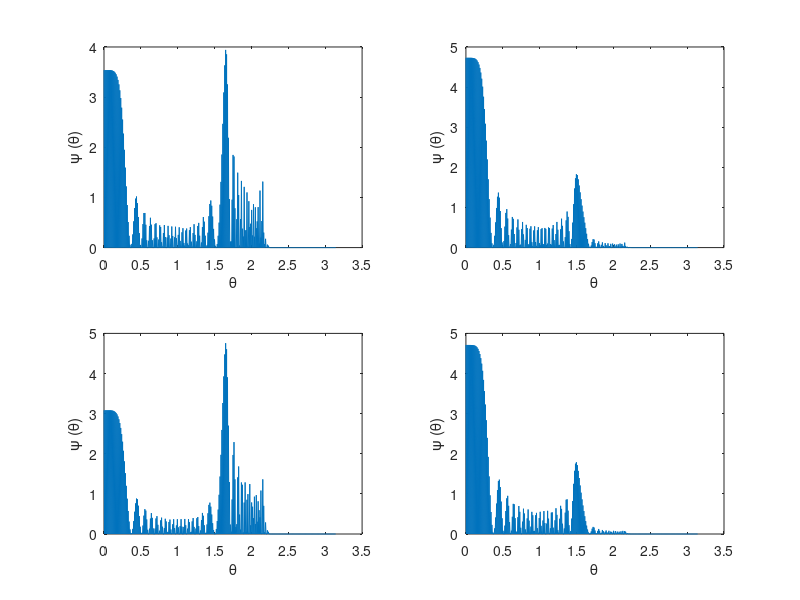

MATLAB code to generate this figure: (Note: this script raises an error after producing the figure.)
%% Phase 3 - Final steps with Schrodinger Equation, and then moving on to Kohn Sham Equations

%% Particle in a spherical box and central potential
% Before moving on to other methods for solving the Schrodinger Equation we
% decided to try a similar method as for particle in a box but using
% spherical coordinates.  Doing this we could attempt to get reasonable
% eigenfunctions for the radial and angular components.  The idea was that
% once this was working it should be straightforward to introduce a
% central potential and get the spherical harmonics.  A major issue we had
% when solving these eigenstates is that the MATLAB eig() function places
% the calculated eigenfunctions in seemingly random order.  This means that
% for this example we had to search through all 200 eigenfunctions to be
% able to identify candidates for the ground state and excited states.
%
% Below is the code to find the radial functions for the particle in a hard
% sphere and followed by that for a particle in a hard sphere witha
% central potential.  
 
N = 200; R = 1; r = linspace(0,R,N); dr = r(3)-r(2);
Dr = (1/(2*dr))*(diag(ones((N-1),1),1) - diag(ones((N-1),1),-1));
 
Vr = zeros(N,N);
Vr(N,N) = 100000;
% potential defined by zero everywhere except at the limit of the sphere
% where it is large.
 
r(1) = 0.000001;   % to avoid dividing by zero in the laplacian
lapr = diag(1./r.^2)*Dr*(diag(r.^2)*Dr);
H = ones(N,N,3); H(:,:,1) = (-1/2)*lapr + Vr;
[Efns_r, ~] = eig(H(:,:,1));
 
Efns_r_GS = Efns_r(1:2:end,95);
Efns_r_GS = Efns_r_GS./sqrt(trapz(r(1:2:end), 2*pi* diag(r(1:2:end))*...
    Efns_r_GS .* conj(Efns_r_GS)));
% possible ground state given by the 95th eigenfunction, with
% normalisation. 
 
Efns_r_1st = Efns_r(1:2:end,97);
Efns_r_1st = Efns_r_1st./sqrt(trapz(r(1:2:end), 2*pi* diag(r(1:2:end))*...
    Efns_r_1st .* conj(Efns_r_1st)));
% possible 1st excited state given by the 97th eigenfunction, with
% normalisation. 
 
Efns_r_2nd = Efns_r(1:2:end,116);
Efns_r_2nd = Efns_r_2nd./sqrt(trapz(r(1:2:end), 2*pi* diag(r(1:2:end))*...
    Efns_r_2nd .* conj(Efns_r_2nd)));
% possible 2nd excited state given by the 116th eigenfunction, with
% normalisation. 
 
hold on 
plot(r(1:2:end), Efns_r_GS)
plot(r(1:2:end), Efns_r_1st)
plot(r(1:2:end), Efns_r_2nd)
title('Particle in a sphere - radial eigenfunctions')
legend('Possible 1st excited state', 'Possible 2nd excited state', 'Possible 3rd excited state','location','southeast')
xlabel('r')
ylabel('\psi (r)')
grid on
hold off
 
%%
% Obtaining the angular wavefunctions:
N = 500; R = 1;
r = linspace(0,R,N); t = linspace(0,pi,N); a = linspace(0,2*pi,N);
dr = r(3)-r(2); dt = t(3)-t(2); da = a(3)-a(2);
Dt = (1/(2*dt))*(diag(ones((N-1),1),1) - diag(ones((N-1),1),-1));
 
r(1) = 0.000001; t(1) = 0.000001; a(1) = 0.000001;
lapt = diag(1./r.^2)*diag(1./sin(a).^2)*Dt*Dt;
H = ones(N,N,3);
H(:,:,2) = (-1/2)*lapt;
 
[Efns_t, ~] = eig(H(:,:,2));
Efns_t = Efns_t./sqrt(trapz(t,(Efns_t.*conj(Efns_t))));
 
for i=1:4
    subplot(2,2,i)
    plot(t,Efns_t(:,i+223).*conj(Efns_t(:,i+223)))
    xlabel('\theta')
    ylabel('\psi (\theta)')
end
suptitle('A selection of Angular Eigenfunctions')
 
%%
% As you can see these angular wavefunctions look well behaved.
% These are eigenfunctions 220-224.  An issue arises in that they are not
% symmetric, as one would expect for a periodic wavefunction.  In order to
% impose periodicity one could take this further by defining the values of
% the laplacian at the start and end point to be the same. The azimuthal
% eigenfunctions as of yet have not given us any well-behaved functions.
% Further work could go into obtaining these.  
% Now introducting a central potential,
 
N = 200; R = 10; r = linspace(0,R,N); dr = r(3)-r(2); 
Dr = (1/(2*dr))*(diag(ones((N-1),1),1) - diag(ones((N-1),1),-1));
r(1) = 0.0000000001; 
Vr = diag(-1./r);
% Potential defined here
 
lapr = diag(1./r.^2)*Dr*(diag(r.^2)*Dr);
H = ones(N,N,3);
H(:,:,1) = (-1/2)*lapr + Vr;
 
[Efns_r, E_r] = eig(H(:,:,1));
 
Efns_r_GS = Efns_r(2:2:end,119);
Efns_r_GS = Efns_r_GS./sqrt(trapz(r(1:2:end), 2*pi* diag(r(1:2:end))*...
    Efns_r_GS .* conj(Efns_r_GS)));
% possible ground state given by the 119th eigenfunction, with
% normalisation.  
 
Efns_r_1st = Efns_r(1:2:end,120);
Efns_r_1st = Efns_r_1st./sqrt(trapz(r(1:2:end), 2*pi* diag(r(1:2:end))*...
    Efns_r_1st .* conj(Efns_r_1st)));
% possible 1st state given by the 120th eigenfunction, with
% normalisation.  
 
Efns_r_2nd = Efns_r(2:2:end,133);
Efns_r_2nd = Efns_r_2nd./sqrt(trapz(r(1:2:end), 2*pi* diag(r(1:2:end))*...
    Efns_r_2nd .* conj(Efns_r_2nd)));
% possible 2nd state given by the 133th eigenfunction, with
% normalisation. 
 
Efns_r_3rd = Efns_r(2:2:end,134);
Efns_r_3rd = Efns_r_2nd./sqrt(trapz(r(1:2:end), 2*pi* diag(r(1:2:end))*...
    Efns_r_3rd .* conj(Efns_r_3rd)));
% possible 3rd state given by the 134th eigenfunction, with
% normalisation. 
 
figure
hold on
plot(r(1:2:end),Efns_r_GS)
plot(r(1:2:end),Efns_r_1st)
plot(r(2:2:end),Efns_r_2nd)
plot(r(2:2:end),Efns_r_3rd)
grid on 
title('Particle with a central potential - radial eigenfunctions')
legend('possible ground state','possible 1st state', 'possible 2nd state', 'possible 3rd state')
xlabel('r')
ylabel('\psi (x)')
hold off
 
%%
% It is important to note that due to the odd behaviour of the eig()
% function in that it gives vectors containing both the positive and
% negative eigenfunctions aswell as lots of zero values and also that the
% well-behaved eigenfunctions are hidden among them all, makes it difficult
% to write user-defined functions to do these calculations.  For example
% sometimes one has to extract every fourth element from the eigenfunction,
% or every 4th.  
 
%% Two interacting electrons in a 1D infinite square well - an attempt at DFT
% We then decided to attempt a simple application of Density functional
% theory - finding the eigenfunctions of two interacting electrons in an
% infinite square well. The first step in a DFT problem is to solve the
% single electron Schrodinger equation for each electron, assuming that
% they do not interact at all. This part of the code is simply solving the
% 1D infite potential well Schrodinger equation:
  
% Set parameters, constants + 'infinite' potential well of length L.
clc
clear
N = 200; L = 5;                                      
x = linspace(0,L,N)'; dx = x(2)-x(1);
  
% Effectively infinite potential well:
V = zeros(N); V(1) = 100000; V(N) = 100000; 
   
% Define Laplacian and Hamiltonian
Lap = (1/(dx^2))*(-2*diag(ones(N,1),0) + diag(ones((N-1),1),1) + diag(ones((N-1),1),-1));
H = (-1/2)*Lap + diag(V);
   
%Solve one-electron Schrodinger equation:
[psi_1, E1] = eigs(H);

%Removing the first, trivial eigenfunction extracting every other value,
%so that the functions are single-valued:

psi_1 = psi_1(:,2:size(psi_1,2));
psi_1 = psi_1(1:2:end, :);
  
% Re-sizing x, dx, Lap and potential:
x = x(1:2:end); dx = x(2)-x(1);
Lap = (1/(dx^2))*(-2*diag(ones(length(x),1),0) + diag(ones((length(x)-1),1),1) + diag(ones((length(x)-1),1),-1));
V = zeros(length(x)); V(1) = 1000000 ; V(length(x)) = 1000000;

  
%% Iteratively Solving the Kohn-Sham Equations for two Electrons in an Infinite Square Well
% Up to this point, all we have done is standard quantum mechanics, with no
% DFT aspects. However, if we wish to introduce a second particle, which
% interacts with the first, this results in a problem which cannot be
% solved by analytic quantum mechanics. The previous section gave us a 
% single electron wavefunction which can be used as a starting point for
% multiple-electron DFT.
  
%%
% Density funtional theory deals with this problem by considering single
% electron wavefunctions and how they are affected by one another. The
% steps for solving a problem using DFT are as follows:
%
% # Find a trial electron density (from single-electron wavefunctions).
% # Find the total energy for that density.
% # Solve the Kohn-Sham equation to find new single electron wavefunctions
% # Use these wavefunctions to find a a new electron density.
% # Repeat steps 2-4 until the total energy stops decreasing. The energy
% will keep decreasing with every iteration, but it will tend towards the
% 'true' energy, so the process only needs to be repeated until the energy
% stops changing up to a desired accuracy.
%
% Finding the total energy requires the following components:
%
% * The kinetic energy of the electrons. Found by taking the expectation
% value of the kinetic energy operator.
% * The Hartree energy. This is the electron-electron Coulomb interaction.
% It is found by double integrating the product of both densities.
% * The exchange-correlation energy. In this example, we use the local
% density approximation (LDA) for the exchange energy. The LDA uses an
% electron gas model find analytic expressions for this term. In this
% example, we ignore the correlation energy as there is no analytic
% expression for it - it must be approximated using quantum Monte-Carlo 
% methods It is not the biggest contribution to energy, so we hope it will 
% not affect our results too much.
% * The interaction energy between the electrons and the external
% potential. In our case, this is zero inside the well.
%%
% The Kohn-Sham equations requires the kinetic energy operator, the
% exchange correlation potential (found from the LDA), the Coulomb potential
% due to the change density distribution and the external potential (which
% in this case is zero inside the well).
%%
% In this example we will just consider the ground state:
  
% Extracting the ground state:
PSI = psi_1(:, 1);

% Normalising:
psiarea = sum((PSI.^2*dx));
PSI = (psiarea^(-1/2))*PSI; 
  
% LOOP THIS PART UNTIL ENERGY DOES NOT CHANGE (requires about 10 iterations)

for i = 1:10
    % Defining electron charge and density function, since we are working
    % in atomic units, the charge of the electron is taken to be 1.
    den = 2*PSI.^2 ; 
    
    % Plotting the electron density
    subplot(2,5,i)
    plot(x, den)
    set(gca,'fontsize',7)
      
    % Using the LDA to get the exchange potential functional (ignoring the
    % correlation functional):
    V_ex = -(3/pi)^(1/3)*sum((den.^(1/3))*dx);
   
    % Kinetic energy (expectation value of KE operator (x2))
    T = 2*PSI'*(-1/2)*Lap*PSI*dx ; 
   
    % Hartree energy
    % Creating a matrix (roughly equivalent to hartree potential) to sum the 
    % elements of in order to perform the required double integration:
   
    Vh = zeros(length(x));
    for x_1 = 1:length(den) % 
        for x_2 = 1:length(den)
            if x_2 ~= x_1 % avoiding infinite hartree energies
                Vh(x_1, x_2) = den(x_1)*den(x_2)/(abs((x(x_1) - x(x_2))));
            end
        end
    end
   
    Eh = -(1/2)*sum(sum(Vh*dx^2)); % Hartree Energy
   
    % Exchange energy (just integral of exchange potential):
    E_ex = -(3/4)*(3/pi)^(1/3)*sum(den.^(4/3).*dx);
  
    % Finding the total energy and adding to graph title:
    Etot = Eh + T + E_ex;
    title({['Iteration ', num2str(i),] ,['Energy = ', num2str(round(Etot, 1)), 'eV']}, 'Fontsize', 7)
      
    % Create Coulomb potential function:
    Vc = zeros(length(x));
    for x_1 = 1:length(x)
        for x_2 = 1:length(x)
            if x_1 ~= x_2
                Vc(x_1, x_2) = den(x_2)/(abs((x(x_1) - x(x_2))));
            end
        end
    end
   
    % Integrate Vc over x_2:
    Vc2 = sum(Vc*dx,2);
   
    % Finding the eigenfunctions from the Kohn-Sham equations:
    [PSI, E] = eig((-1/2)*Lap + diag(Vc2) + V_ex*eye(length(x)) );
  
    % Extracting the ground state only:
    PSI = PSI(:,1);
    
    % Normalising:
    psiarea = sum((PSI.^2*dx));
    PSI = (psiarea^(-1/2))*PSI; 
end
suptitle('')
  
%%
% Here, the y-axis represents electron density in all graphs.
% This method produces an energy which reaches a steady value after several
% iterations, as expected. However, it does not always decrease with each
% iteration, as should happen - the energy fluctuates up and down 
% occasionally before settling on a final energy. 
% Also, the electron density curve does not reach an unchanging
% distribution. It converges to a curve, but then alternates between having
% a maximum on the left side and the right side of the box, depending on
% the iteration.
% This is not an ideal 
% outcome and this result has probably arisen due to the fact that we only
% used one pseudo-wavefunction to describe both electrons, rather than two
% separate single electron wavefunctions. However, we are happy that the
% main DFT components of the code are functioning well enough to move on to 
% more complicated problems.
 
%% Helium Atom, and Two Electron Ions
% Now that we have managed to successfully code in a central potential, as 
% well as the electron-electron interaction energies associated with a 1D
% two electron infinite potential well, we may combine the two to create
% some simple density functional code for a two electron atom (such as
% Helium).
%
% This provides a good test of our code for us, as this is the first
% physically interesting system that we cannot solve analytically within
% the Schrodinger equation, requring us to use the approximations we have
% developed above.
% 
% Also, for ease of use and to demonstrate technical skill, we have placed
% the code inside a function: twoEDFT.m , which takes three inputs. Z, the
% nucleus charge; S, a static screening constant for one electron relative
% to the other; and Nr, the number of steps we wish to take in our
% calculations. 
% It has been necessary to introduce some error messages in the function
% both to prevent the average computer from crashing, and to prevent a user
% attempting to obtain non-physical values (incorrect use of the function).
%
%%
% As previously done with the two electron in a box model, we are using the
% local density approximation to model electron exchange, with the electron
% uniform gas model.

%%
% We may input the standard parameters for Helium at 1000 steps, obtaining 
% (in eV) a total energy for both electrons in the Helium system.
% Ground state ionisation energy:

A = twoEDFT(2,0.3,1000);
disp(A)


%%
% This is relatively close to an experimental value of -108.8 eV 
% (The PubChem Project) that we wish to obtain.
% Given that we are neglecting electron correlation, not using 
% error-correction methods such as compensation charges
% and artificially setting boundary conditions at
% the 'edge' of the atom to zero, this seems like quite a reasonable
% output. We consider the endeavour relatively successful.
%
% Of course, if we had more time, we would choose better (but more complex)
% approximations, perform a Monte Carlo simulation in order to better 
% account for electron correlation, and compare our results in more complex
% scenarios. 
%
% However, it is worth noting that DFT code is still a currently active
% area of research, and many scientists spend much time and effort on
% finding the best way to programme their quantum mechanics. As a student
% project, we believe that this is a very large step onto the first
% stepping stone of understanding and using one of atomic and molecular
% physics/ chemistry's most useful tools for research.
%
%% References
% The PubChem Project. USA: National Center for Biotechnology
% Information _"Helium - PubChem Public Chemical Database"._ Retrieved from
% https://pubchem.ncbi.nlm.nih.gov/compound/23987
% 